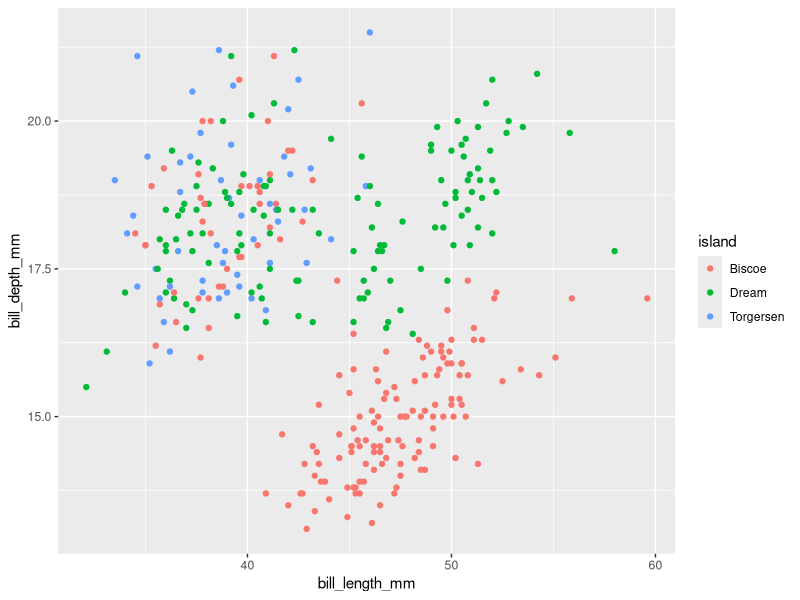
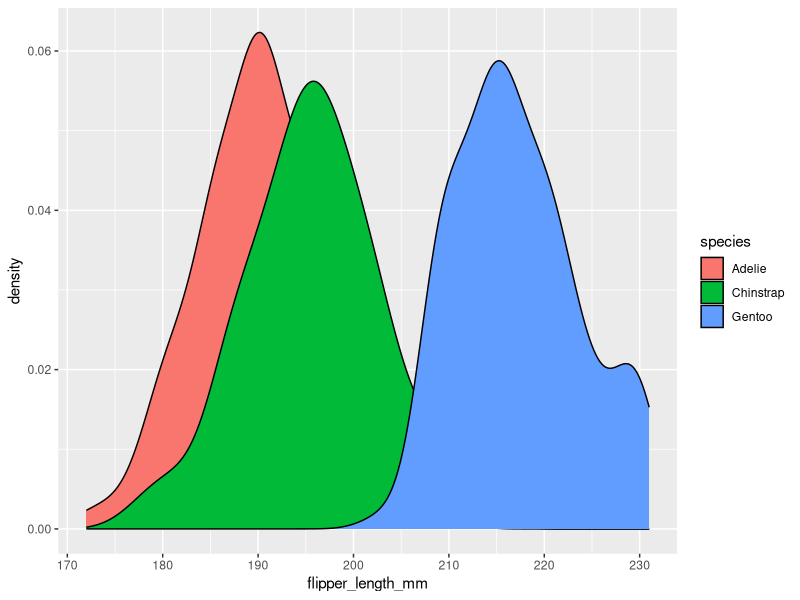
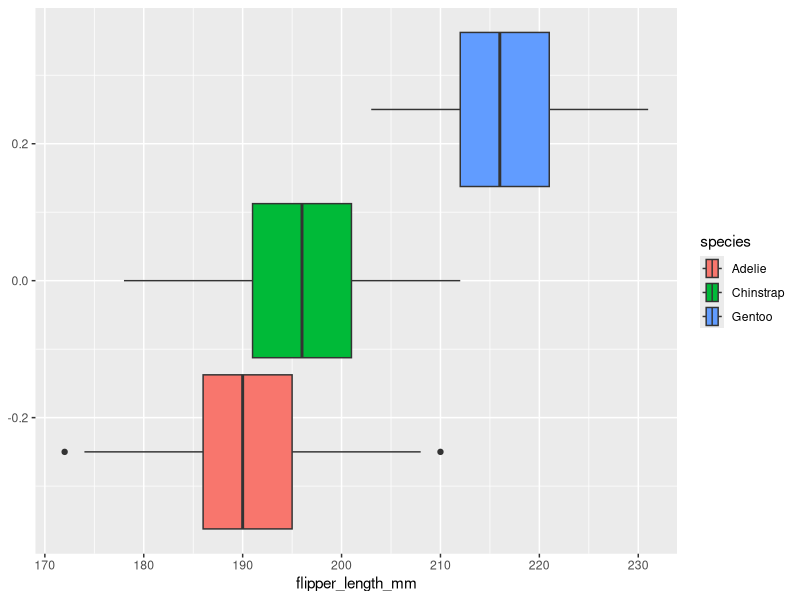
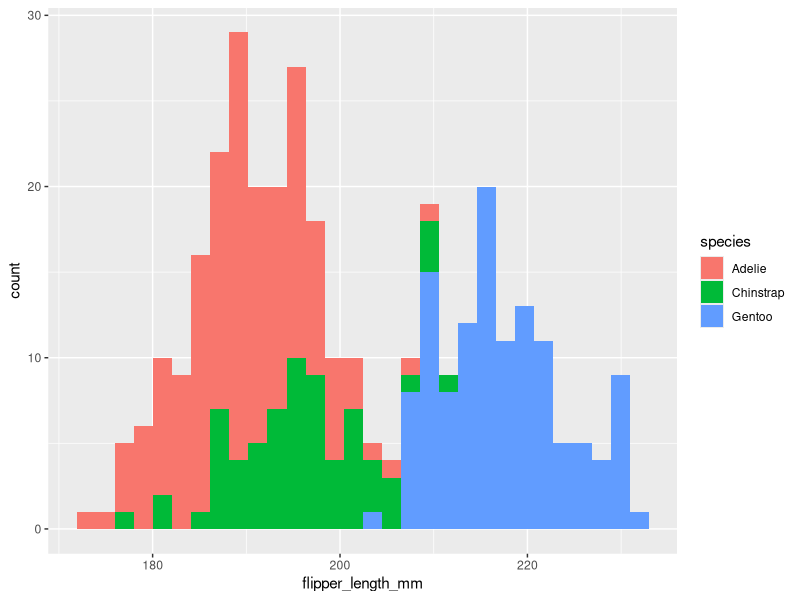

R code for these plots, in order:
## ---- chunk 1
library(tidyverse)
library(palmerpenguins)
penguins %>%
  sample_n(8)
## ---- chunk 2
#| fig-height: 2
#| fig-width: 3
#| fig-align: center
#| fig-caption: "Size of pengiuins on different islands"
#| fig-alt: "A colored scoatterplot showing the size difference from island to island."
#| fig-link: "https://en.wikipedia.org/wiki/Palmer_Archipelago"
ggplot(penguins, aes(x = bill_length_mm,
                     y = bill_depth_mm,
                     color = island)) +
  geom_point()
## ---- chunk 3
#| fig-cap: "Density plots"
#| label: "fig-density"

ggplot(penguins, aes(x = flipper_length_mm,
                     fill = species)) +
  geom_density()
## ---- chunk 4
#| fig-cap: "Box plots"
#| label: "fig-boxplot"

ggplot(penguins, aes(x = flipper_length_mm,
                     fill = species)) +
  geom_boxplot()
## ---- chunk 5
#| column: margin

ggplot(penguins, aes(x = flipper_length_mm,
                     fill = species)) +
  geom_histogram()
